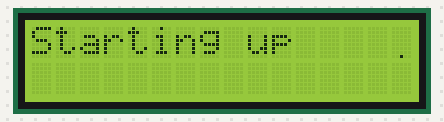
Bench run of a sketch on a simulated ESP32. Shown: 16×2 character LCD. WiFi joins after 1.5 s; servers stay silent unless stated; uploads are accepted with an empty reply; what the sketch prints to the serial monitor is not drawn.

Above: at 0.2 s.
At 0.6 s:
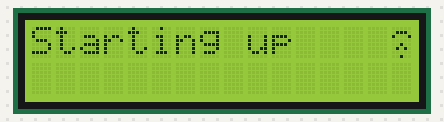

The sketch:

Status_Screen.ino
```cpp
/*
 *  This sketch sends a message to a TCP server
 *
 */

#include <WiFi.h>
#include <WiFiMulti.h>
#include <HTTPClient.h>
#include "Adafruit_LiquidCrystal.h"
#include <ArduinoJson.h>

WiFiMulti WiFiMulti;

// Connect direct with GPIO pins
//
// LCD          Feather
// --------     --------
// 4  - RS      25
// 6  - EN      26
// 14 - DB7     32
// 13 - DB6     15
// 12 - DB5     33
// 11 - DB4     27
//

#define PIN_RS 25
#define PIN_EN 26
#define PIN_DB7 32
#define PIN_DB6 15
#define PIN_DB5 33
#define PIN_DB4 27

Adafruit_LiquidCrystal lcd(PIN_RS, PIN_EN, PIN_DB4, PIN_DB5, PIN_DB6, PIN_DB7);

// Custom Character Designer
// https://www.quinapalus.com/hd44780udg.html
byte wifi1[8] = {
  B00000,
  B00000,
  B00000,
  B00000,
  B00000,
  B00000,
  B00000,
  B00100,
};

byte wifi2[8] = {
  B00000,
  B00000,
  B00000,
  B00000,
  B00100,
  B01010,
  B00000,
  B00100,
};

byte wifi3[8] = {
  B00000,
  B01110,
  B10001,
  B00000,
  B00100,
  B01010,
  B00000,
  B00100,
};

StaticJsonBuffer<200> jsonBuffer;

void setup()
{

  Serial.begin(115200);
  delay(10);

  lcd.begin(16, 2);
  delay(20);

  lcd.createChar(0, wifi1);
  lcd.createChar(1, wifi2);
  lcd.createChar(2, wifi3);

  // Print a message to the LCD.
  lcd.setCursor(0, 0);
  lcd.print("Starting up");

  // We start by connecting to a WiFi network
  WiFiMulti.addAP("UAGuest", "arduinotest");

  Serial.println("");
  Serial.println("");
  Serial.println("Starting up");
  Serial.println(WiFi.macAddress());

  Serial.println();
  Serial.print("Wait for WiFi... ");

  lcd.setCursor(15, 0);
  lcd.write(byte(0));
  delay(200);
  lcd.setCursor(15, 0);
  lcd.write(byte(1));
  delay(200);
  lcd.setCursor(15, 0);
  lcd.write(byte(2));
  delay(200);
  lcd.setCursor(15, 0);
  lcd.write(byte(1));
  delay(200);
  lcd.setCursor(15, 0);
  lcd.write(byte(0));

  while(WiFiMulti.run() != WL_CONNECTED) {
      Serial.print(".");
      lcd.setCursor(15, 0);
      lcd.write(byte(0));
      delay(200);
      lcd.setCursor(15, 0);
      lcd.write(byte(1));
      delay(200);
      lcd.setCursor(15, 0);
      lcd.write(byte(2));
      delay(200);
      lcd.setCursor(15, 0);
      lcd.write(byte(1));
      delay(200);
  }

  Serial.println("");
  Serial.println("WiFi connected");
  Serial.print("IP address: ");
  Serial.println(WiFi.localIP());
  Serial.println(WiFi.macAddress());

  delay(500);
}


void loop()
{

    // Use WiFiClient class to create TCP connections
    HTTPClient http;

    http.begin("http://io.adafruit.com/api/v2/estranged/feeds/mark-status/data/?limit=1&include=value"); //HTTP

    // start connection and send HTTP header
    int httpCode = http.GET();

    // httpCode will be negative on error
    if(httpCode > 0) {
        // HTTP header has been send and Server response header has been handled
        Serial.printf("[HTTP] GET... code: %d\n", httpCode);

        // file found at server
        if(httpCode == HTTP_CODE_OK) {
            String payload = http.getString();
            Serial.println(payload);

            jsonBuffer.clear();
            JsonArray& jsonArray = jsonBuffer.parseArray(payload);
            Serial.println(jsonBuffer.size());
            const char* statusValue = jsonArray[0]["value"];
            Serial.println(statusValue);
            String statusString = String(statusValue);

            for (int n = 0; n < 10; n++) {
              displayMessage(statusString);
            }
        }
    } else {
        Serial.printf("[HTTP] GET... failed, error: %s\n", http.errorToString(httpCode).c_str());
    }

    http.end();

    delay(1000);

}


void displayMessage(String statusString) {
  int newLineIndex = statusString.indexOf("|");
  Serial.println(newLineIndex);
  String lineOne = statusString;
  String lineTwo;
  if (newLineIndex > 0) {
    lineOne = statusString.substring(0, newLineIndex);
    lineTwo = statusString.substring(newLineIndex + 1);
  }
  lcd.clear();
  lcd.setCursor(0, 0);
  lcd.print(lineOne);

  if (newLineIndex > 0) {
    lcd.setCursor(0, 1);
    lcd.print(lineTwo);
    delay(2000);

    int len = lineTwo.length();
    int scroll_dist = len - 16;
    if (scroll_dist > 0) {
      lcd.setCursor(16,0);
      lcd.autoscroll();
      for (int i = 0 ; i < scroll_dist ; i++) {
        lcd.print(" ");
        delay(300);
      }
      // turn off automatic scrolling
      lcd.noAutoscroll();
      delay(2000);
      lcd.clear();
      delay(1000);
    }
  }
}
```
